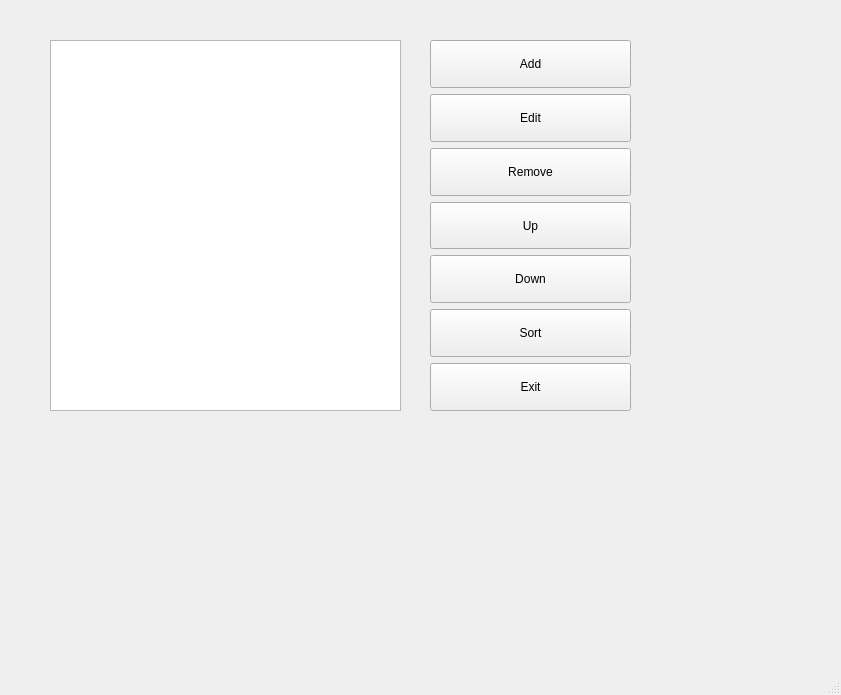
<?xml version="1.0" encoding="UTF-8"?>
<ui version="4.0">
 <class>MainWindow</class>
 <widget class="QMainWindow" name="MainWindow">
  <property name="geometry">
   <rect>
    <x>0</x>
    <y>0</y>
    <width>841</width>
    <height>695</height>
   </rect>
  </property>
  <property name="windowTitle">
   <string>MainWindow</string>
  </property>
  <widget class="QWidget" name="centralwidget">
   <widget class="QListWidget" name="listItems">
    <property name="geometry">
     <rect>
      <x>50</x>
      <y>40</y>
      <width>351</width>
      <height>371</height>
     </rect>
    </property>
   </widget>
   <widget class="QWidget" name="">
    <property name="geometry">
     <rect>
      <x>430</x>
      <y>40</y>
      <width>201</width>
      <height>371</height>
     </rect>
    </property>
    <layout class="QVBoxLayout" name="verticalLayout">
     <item>
      <widget class="QPushButton" name="btnAdd">
       <property name="sizePolicy">
        <sizepolicy hsizetype="Minimum" vsizetype="Minimum">
         <horstretch>0</horstretch>
         <verstretch>0</verstretch>
        </sizepolicy>
       </property>
       <property name="text">
        <string>Add</string>
       </property>
      </widget>
     </item>
     <item>
      <widget class="QPushButton" name="btnEdit">
       <property name="sizePolicy">
        <sizepolicy hsizetype="Minimum" vsizetype="Minimum">
         <horstretch>0</horstretch>
         <verstretch>0</verstretch>
        </sizepolicy>
       </property>
       <property name="text">
        <string>Edit</string>
       </property>
      </widget>
     </item>
     <item>
      <widget class="QPushButton" name="btnRemove">
       <property name="sizePolicy">
        <sizepolicy hsizetype="Minimum" vsizetype="Minimum">
         <horstretch>0</horstretch>
         <verstretch>0</verstretch>
        </sizepolicy>
       </property>
       <property name="text">
        <string>Remove</string>
       </property>
      </widget>
     </item>
     <item>
      <widget class="QPushButton" name="btnUp">
       <property name="sizePolicy">
        <sizepolicy hsizetype="Minimum" vsizetype="Minimum">
         <horstretch>0</horstretch>
         <verstretch>0</verstretch>
        </sizepolicy>
       </property>
       <property name="text">
        <string>Up</string>
       </property>
      </widget>
     </item>
     <item>
      <widget class="QPushButton" name="btnDown">
       <property name="sizePolicy">
        <sizepolicy hsizetype="Minimum" vsizetype="Minimum">
         <horstretch>0</horstretch>
         <verstretch>0</verstretch>
        </sizepolicy>
       </property>
       <property name="text">
        <string>Down</string>
       </property>
      </widget>
     </item>
     <item>
      <widget class="QPushButton" name="btnSort">
       <property name="sizePolicy">
        <sizepolicy hsizetype="Minimum" vsizetype="Minimum">
         <horstretch>0</horstretch>
         <verstretch>0</verstretch>
        </sizepolicy>
       </property>
       <property name="text">
        <string>Sort</string>
       </property>
      </widget>
     </item>
     <item>
      <widget class="QPushButton" name="btnExit">
       <property name="sizePolicy">
        <sizepolicy hsizetype="Minimum" vsizetype="Minimum">
         <horstretch>0</horstretch>
         <verstretch>0</verstretch>
        </sizepolicy>
       </property>
       <property name="text">
        <string>Exit</string>
       </property>
      </widget>
     </item>
    </layout>
   </widget>
  </widget>
  <widget class="QMenuBar" name="menubar">
   <property name="geometry">
    <rect>
     <x>0</x>
     <y>0</y>
     <width>841</width>
     <height>26</height>
    </rect>
   </property>
  </widget>
  <widget class="QStatusBar" name="statusbar"/>
 </widget>
 <resources/>
 <connections/>
</ui>
